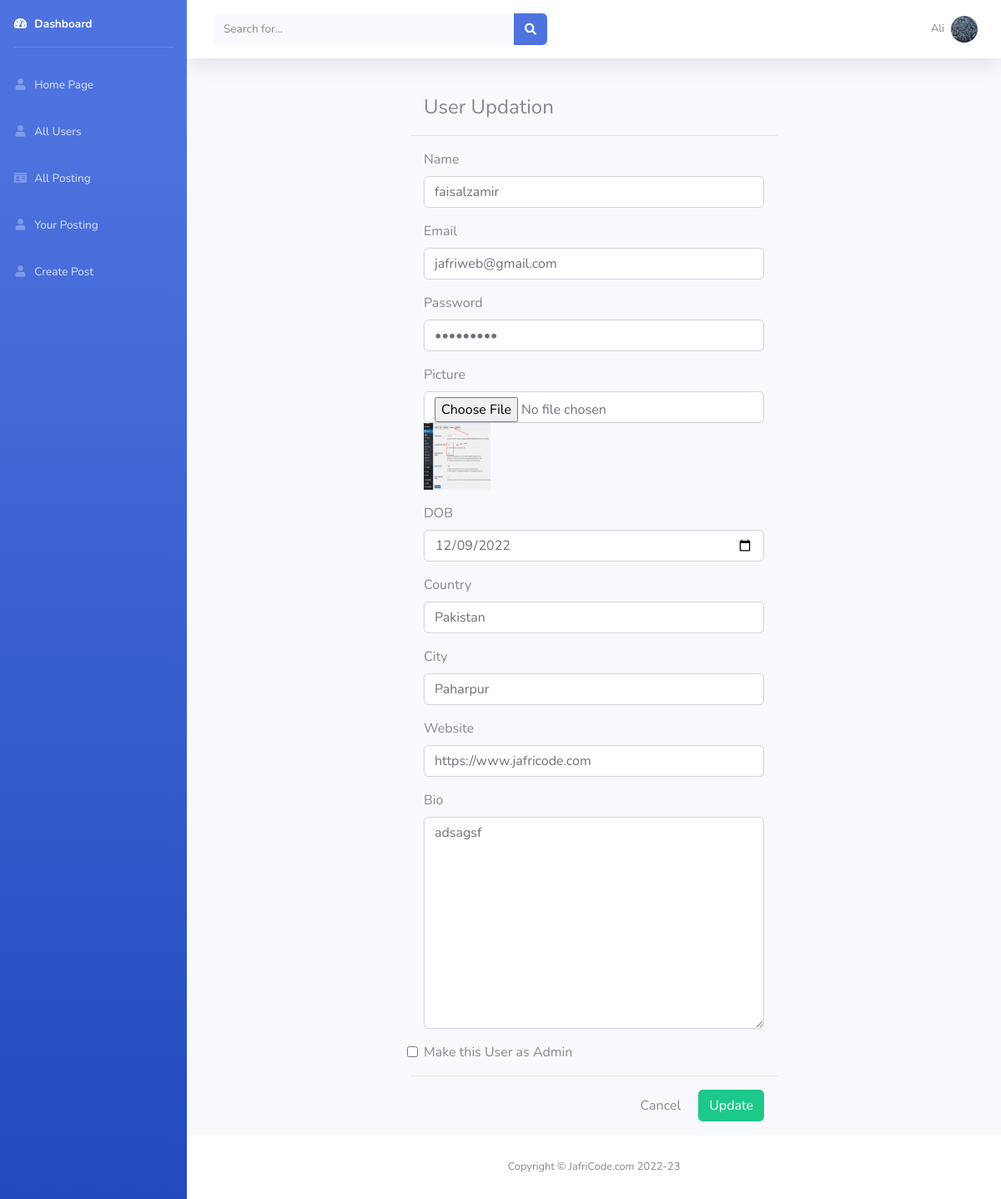
Page /Dashboard/edit_user_by_admin.php?edit=4 (signed in) on the committed database.
### tables this page shows
CREATE TABLE `all_users` (
  `u_id` int(10) NOT NULL,
  `u_name` varchar(200) NOT NULL,
  `u_email` varchar(200) NOT NULL,
  `u_pass` varchar(200) NOT NULL,
  `u_pic` varchar(200) NOT NULL,
  `u_dob` varchar(200) NOT NULL,
  `u_country` varchar(200) NOT NULL,
  `u_city` varchar(200) NOT NULL,
  `u_site` varchar(200) NOT NULL,
  `u_bio` varchar(200) NOT NULL,
  `u_is_admin` varchar(10) NOT NULL DEFAULT 'False'
);

### Dashboard/edit_user_by_admin.php (the view, shortened to what this page needs)
<?php
if(!isset($_SESSION['u_id'])){
    echo "<script>window.open('../login.php','_self')</script>";
} else{
    include("mycon.php");
?>
<!DOCTYPE html>
<html lang="en">
<head>
    <link href="vendor/fontawesome-free/css/all.min.css" rel="stylesheet" type="text/css">
    <link href="css/sb-admin-2.min.css" rel="stylesheet">
    <link href="vendor/datatables/dataTables.bootstrap4.min.css" rel="stylesheet">
</head>
<body id="page-top">
    <div id="wrapper">
         <?php include('sidebar.php');?>
        <div id="content-wrapper" class="d-flex flex-column">
            <div id="content">
                <?php include('topbar.php');?>
                <div class="container-fluid">
        <div class="row register">
            <div class="col-12">
                <?php
                if(isset($_GET['edit'])){
                   $id =  $_GET['edit'];
                   $query = "select * from all_users where u_id = '$id' ";
                   $obj = mysqli_query($con, $query);
                   while($row = mysqli_fetch_array($obj)){
                    $u_name =  $row['u_name'];
                    $u_email =  $row['u_email'];
                    $u_pass =  $row['u_pass'];
                    $u_pic =  $row['u_pic'];
                    $u_dob =  $row['u_dob'];
                    $u_country =  $row['u_country'];
                    $u_city =  $row['u_city'];
                    $u_bio =  $row['u_bio'];
                    $u_site =  $row['u_site'];
                ?>
 <form method="post" action="" enctype="multipart/form-data">
                    <div class="modal-header">
                        <h4 class="modal-title">User Updation</h4>
                    </div>
                    <div class="modal-body">
                        <div class="form-group">
                            <label>Name</label>
                            <input type="text" name="u_name" value="<?php echo $u_name; ?>" class="form-control" >
                        </div>
                        <div class="form-group">
                            <label>Email</label>
                            <input type="email" name="u_email" value="<?php echo $u_email; ?>" class="form-control" >
                        </div>
                        <div class="form-group">
                            <label>Password</label>
                            <input type="password" name="u_pass" value="<?php echo $u_pass; ?>" class="form-control" >
                        </div>
                        <div class="form-group">
                            <label>Picture</label>
                            <input type="file" name="u_pic" class="form-control">
                            <img src="../img/<?php echo $u_pic; ?>" alt="" width="80" height="80">
                        </div>
                        <div class="form-group">
                            <label>DOB</label>
                            <input type="date" name="u_dob" value="<?php echo $u_dob; ?>" class="form-control">
                        </div>
                        <div class="form-group">
                            <label>Country</label>
                            <input type="text" name="u_country" value="<?php echo $u_country; ?>" class="form-control" >
                        </div>
                        <div class="form-group">
                            <label>City</label>
                            <input type="text" name="u_city" value="<?php echo $u_city; ?>" class="form-control" >
                        </div>
                        <div class="form-group">
                            <label>Website</label>
                            <input type="url" name="u_site" value="<?php echo $u_site; ?>" class="form-control" >
                        </div>
                        <label>Bio</label>
                        <div class="form-group">
                            <textarea name="u_bio" id="" cols="64" rows="10" class="form-control"><?php echo $u_bio; ?></textarea>
                        </div>
                        <input class="form-check-input" type="checkbox" name="u_is_admin" value="True" id="flexCheckChecked" >
                        <label class="form-check-label" for="flexCheckChecked">
                            Make this User as Admin
                        </label>
                    </div>
                    <div class="modal-footer">
                        <input type="button" class="btn btn-default" data-dismiss="modal" value="Cancel">
                        <input type="submit" name="update" class="btn btn-success" value="Update">
                    </div>
                </form>
                 <?php  }} ?>
            </div>
        </div>
</div>
            </div>
            <footer class="sticky-footer bg-white">
                <div class="container my-auto">
                    <div class="copyright text-center my-auto">
                    <span>Copyright &copy; JafriCode.com 2022-23</span>
                    </div>
                </div>
            </footer>
        </div>
    </div>
</body>
</html>
<?php }?>

### Dashboard/topbar.php (shortened to what this page needs)
<?php
       $id =  $_SESSION['u_id'];
       $query = "select * from all_users where u_id = '$id' ";
       $obj = mysqli_query($con, $query);
       $row = mysqli_fetch_array($obj);
        ?>
<nav class="navbar navbar-expand navbar-light bg-white topbar mb-4 static-top shadow">
<form
    class="d-none d-sm-inline-block form-inline mr-auto ml-md-3 my-2 my-md-0 mw-100 navbar-search">
    <div class="input-group">
        <input type="text" class="form-control bg-light border-0 small" placeholder="Search for..."
            aria-label="Search" aria-describedby="basic-addon2">
        <div class="input-group-append">
            <button class="btn btn-primary" type="button">
                <i class="fas fa-search fa-sm"></i>
            </button>
        </div>
    </div>
</form>
<ul class="navbar-nav ml-auto">
    <li class="nav-item dropdown no-arrow">
        <a class="nav-link dropdown-toggle" href="#" id="userDropdown" role="button"
            data-toggle="dropdown" aria-haspopup="true" aria-expanded="false">
            <span class="mr-2 d-none d-lg-inline text-gray-600 small"><?php echo $row['u_name'];?> </span>
            <img class="img-profile rounded-circle"
                src="../img/<?php echo $row['u_pic'];?>">
        </a>
    </li>
</ul>
</nav>

### Dashboard/edit_user_by_admin.php (style rules this page uses)
.register { margin: auto; width: 50%; margin-top: 20px; }

### rows in the picture
all_users: u_name "Ali", u_pic (picture)
all_users: u_name "faisalzamir", u_email "jafriweb@gmail.com", u_pic (picture), u_dob "12/09/2022", u_country "Pakistan", u_city "Paharpur", u_site "https://www.jafricode.com", u_bio "adsagsf"
